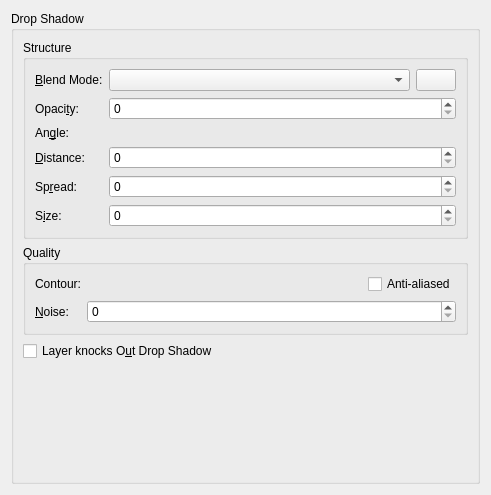
<?xml version="1.0" encoding="UTF-8"?>
<ui version="4.0">
 <author>
    SPDX-FileCopyrightText: none
    SPDX-License-Identifier: GPL-3.0-or-later
  </author>
 <class>WdgDropShadow</class>
 <widget class="QWidget" name="WdgDropShadow">
  <property name="geometry">
   <rect>
    <x>0</x>
    <y>0</y>
    <width>491</width>
    <height>495</height>
   </rect>
  </property>
  <layout class="QGridLayout" name="gridLayout">
   <item row="0" column="0">
    <widget class="QGroupBox" name="grpMain">
     <property name="title">
      <string>Drop Shadow</string>
     </property>
     <layout class="QGridLayout" name="gridLayout_2">
      <item row="3" column="0">
       <spacer name="verticalSpacer">
        <property name="orientation">
         <enum>Qt::Vertical</enum>
        </property>
        <property name="sizeHint" stdset="0">
         <size>
          <width>20</width>
          <height>40</height>
         </size>
        </property>
       </spacer>
      </item>
      <item row="2" column="0">
       <widget class="QCheckBox" name="chkLayerKnocksOutDropShadow">
        <property name="toolTip">
         <string>Use to obscure the shadow when fill is transparent</string>
        </property>
        <property name="text">
         <string>Layer knocks O&amp;ut Drop Shadow</string>
        </property>
       </widget>
      </item>
      <item row="1" column="0">
       <widget class="QGroupBox" name="groupBox_2">
        <property name="title">
         <string>Quality</string>
        </property>
        <layout class="QFormLayout" name="formLayout_2">
         <item row="0" column="0">
          <widget class="QLabel" name="label_5">
           <property name="text">
            <string>Contour:</string>
           </property>
          </widget>
         </item>
         <item row="0" column="1">
          <layout class="QHBoxLayout" name="horizontalLayout_2">
           <item>
            <widget class="KisCmbContour" name="cmbContour" native="true">
             <property name="sizePolicy">
              <sizepolicy hsizetype="MinimumExpanding" vsizetype="Fixed">
               <horstretch>0</horstretch>
               <verstretch>0</verstretch>
              </sizepolicy>
             </property>
            </widget>
           </item>
           <item>
            <widget class="QCheckBox" name="chkAntiAliased">
             <property name="toolTip">
              <string>Smooth the contour</string>
             </property>
             <property name="text">
              <string>Anti-aliased</string>
             </property>
            </widget>
           </item>
          </layout>
         </item>
         <item row="1" column="0">
          <widget class="QLabel" name="label_6">
           <property name="text">
            <string>&amp;Noise:</string>
           </property>
           <property name="buddy">
            <cstring>intNoise</cstring>
           </property>
          </widget>
         </item>
         <item row="1" column="1">
          <widget class="KisSliderSpinBox" name="intNoise" native="true">
           <property name="sizePolicy">
            <sizepolicy hsizetype="Expanding" vsizetype="Preferred">
             <horstretch>0</horstretch>
             <verstretch>0</verstretch>
            </sizepolicy>
           </property>
           <property name="toolTip">
            <string>Add noise to shadow</string>
           </property>
          </widget>
         </item>
        </layout>
       </widget>
      </item>
      <item row="0" column="0">
       <widget class="QGroupBox" name="groupBox_3">
        <property name="title">
         <string>Structure</string>
        </property>
        <layout class="QFormLayout" name="formLayout">
         <item row="0" column="0">
          <widget class="QLabel" name="label_13">
           <property name="text">
            <string>&amp;Blend Mode:</string>
           </property>
           <property name="buddy">
            <cstring>cmbCompositeOp</cstring>
           </property>
          </widget>
         </item>
         <item row="0" column="1">
          <layout class="QHBoxLayout" name="horizontalLayout">
           <item>
            <widget class="KisLayerStyleCompositeOpComboBox" name="cmbCompositeOp">
             <property name="sizePolicy">
              <sizepolicy hsizetype="Expanding" vsizetype="Fixed">
               <horstretch>0</horstretch>
               <verstretch>0</verstretch>
              </sizepolicy>
             </property>
             <property name="toolTip">
              <string>Set the blend mode for the layer</string>
             </property>
            </widget>
           </item>
           <item>
            <widget class="KisColorButton" name="bnColor"/>
           </item>
          </layout>
         </item>
         <item row="1" column="0">
          <widget class="QLabel" name="label_14">
           <property name="text">
            <string>Opaci&amp;ty:</string>
           </property>
           <property name="buddy">
            <cstring>intOpacity</cstring>
           </property>
          </widget>
         </item>
         <item row="1" column="1">
          <widget class="KisSliderSpinBox" name="intOpacity" native="true">
           <property name="sizePolicy">
            <sizepolicy hsizetype="Expanding" vsizetype="Minimum">
             <horstretch>0</horstretch>
             <verstretch>0</verstretch>
            </sizepolicy>
           </property>
           <property name="minimumSize">
            <size>
             <width>10</width>
             <height>15</height>
            </size>
           </property>
           <property name="toolTip">
            <string>Set the master opacity for the layer</string>
           </property>
           <property name="whatsThis">
            <string>Adjust the transparency of the layer</string>
           </property>
          </widget>
         </item>
         <item row="2" column="0">
          <widget class="QLabel" name="label">
           <property name="text">
            <string>An&amp;gle:</string>
           </property>
           <property name="buddy">
            <cstring>angleSelector</cstring>
           </property>
          </widget>
         </item>
         <item row="2" column="1">
          <widget class="KisLayerStyleAngleSelector" name="angleSelector" native="true"/>
         </item>
         <item row="3" column="0">
          <widget class="QLabel" name="label_2">
           <property name="text">
            <string>&amp;Distance:</string>
           </property>
           <property name="buddy">
            <cstring>intDistance</cstring>
           </property>
          </widget>
         </item>
         <item row="3" column="1">
          <widget class="KisSliderSpinBox" name="intDistance" native="true">
           <property name="sizePolicy">
            <sizepolicy hsizetype="Expanding" vsizetype="Preferred">
             <horstretch>0</horstretch>
             <verstretch>0</verstretch>
            </sizepolicy>
           </property>
          </widget>
         </item>
         <item row="4" column="0">
          <widget class="QLabel" name="lblSpread">
           <property name="text">
            <string>Sp&amp;read:</string>
           </property>
           <property name="buddy">
            <cstring>intSpread</cstring>
           </property>
          </widget>
         </item>
         <item row="4" column="1">
          <widget class="KisSliderSpinBox" name="intSpread" native="true">
           <property name="sizePolicy">
            <sizepolicy hsizetype="Expanding" vsizetype="Preferred">
             <horstretch>0</horstretch>
             <verstretch>0</verstretch>
            </sizepolicy>
           </property>
          </widget>
         </item>
         <item row="5" column="0">
          <widget class="QLabel" name="label_4">
           <property name="text">
            <string>S&amp;ize:</string>
           </property>
           <property name="buddy">
            <cstring>intSize</cstring>
           </property>
          </widget>
         </item>
         <item row="5" column="1">
          <widget class="KisSliderSpinBox" name="intSize" native="true">
           <property name="sizePolicy">
            <sizepolicy hsizetype="Expanding" vsizetype="Preferred">
             <horstretch>0</horstretch>
             <verstretch>0</verstretch>
            </sizepolicy>
           </property>
          </widget>
         </item>
        </layout>
       </widget>
      </item>
     </layout>
    </widget>
   </item>
  </layout>
 </widget>
 <customwidgets>
  <customwidget>
   <class>KisColorButton</class>
   <extends>QPushButton</extends>
   <header>kis_color_button.h</header>
  </customwidget>
  <customwidget>
   <class>KisSliderSpinBox</class>
   <extends>QSpinBox</extends>
   <header location="global">kis_slider_spin_box.h</header>
   <container>1</container>
  </customwidget>
  <customwidget>
   <class>KisLayerStyleCompositeOpComboBox</class>
   <extends>QComboBox</extends>
   <header location="global">kis_cmb_composite.h</header>
  </customwidget>
  <customwidget>
   <class>KisLayerStyleAngleSelector</class>
   <extends>QWidget</extends>
   <header>KisLayerStyleAngleSelector.h</header>
   <container>1</container>
  </customwidget>
  <customwidget>
   <class>KisCmbContour</class>
   <extends>QWidget</extends>
   <header>kis_cmb_contour.h</header>
  </customwidget>
 </customwidgets>
 <resources/>
 <connections/>
</ui>
